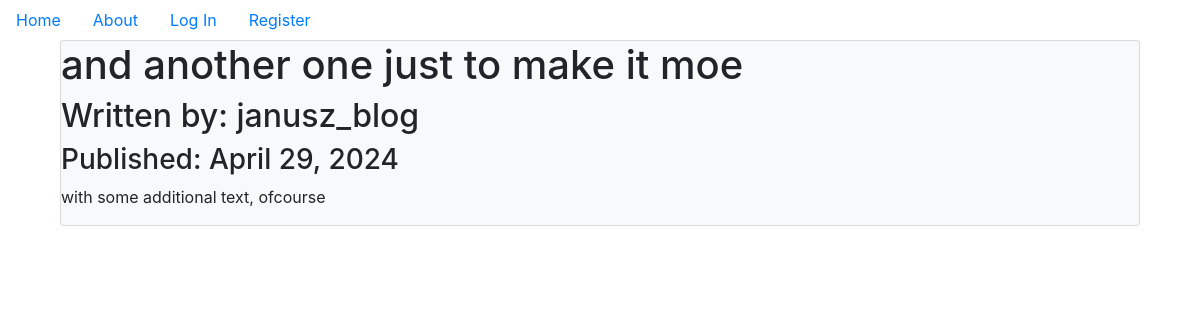
/4, run on the app's committed database.
### puppycompanyblog/models.py (models this page shows, shortened)
class BlogPost(db.Model):
    __tablename_ = 'blogpost'
    id = db.Column(db.Integer,
                   primary_key=True)
    user_id = db.Column(db.Integer,
                        db.ForeignKey('users.id'),
                        nullable=False)
    date = db.Column(db.DateTime,
                     nullable=False,
                     default=datetime.now())
    title = db.Column(db.String(128),
                      nullable=False)
    text = db.Column(db.Text,
                     nullable=False)

class User(db.Model, UserMixin):
    __tablename__ = 'users'
    id = db.Column(db.Integer,
                   primary_key=True)
    profile_image = db.Column(db.String(64),
                              nullable=False,
                              default="default_profile.png")
    email = db.Column(db.String(64),
                      unique=True,
                      index=True)
    username = db.Column(db.String(64),
                         unique=True,
                         index=True)
    password_hash = db.Column(db.String(128))
    post = db.relationship('BlogPost',
                           backref='author',
                           lazy=True)

### puppycompanyblog/users/views.py (the view)
@users.route('/<username>')
def user_posts(username):
    page = request.args.get('page', 1, type=int)
    user = User.query.filter_by(username=username).first_or_404()
    blog_posts = BlogPost.query.filter_by(author=user)\
        .order_by(BlogPost.date.desc())\
        .paginate(page=page, per_page=5)
    return render_template('user_blog_posts.html', blog_posts=blog_posts, user=user)

### puppycompanyblog/blog_posts/views.py (called while the page is built)
@blog_posts.route('/<int:blog_post_id>')
def blog_post(blog_post_id):
    blog_post = BlogPost.query.get_or_404(blog_post_id)
    return render_template('blog_post.html',
                           title=blog_post.title,
                           date=blog_post.date,
                           post=blog_post)

### puppycompanyblog/templates/blog_post.html (shortened to what this page needs)
{% extends 'base.html' %}
{% block content %}
<div class="container bg-liht">
    <div class="card bg-light mb-3">
        <h1>{{ post.title }}</h1>
        <h2>Written by: {{ post.author.username }}</h2>
        <h3>Published: {{ post.date.strftime('%B %d, %Y') }}</h3>
        <p>{{ post.text }}</p>
    </div>
</div>
{% endblock %}

### data on the page
BlogPost: title "and another one just to make it moe", date "April 29, 2024", text "with some additional text, ofcourse"
User: author.username "janusz_blog"
